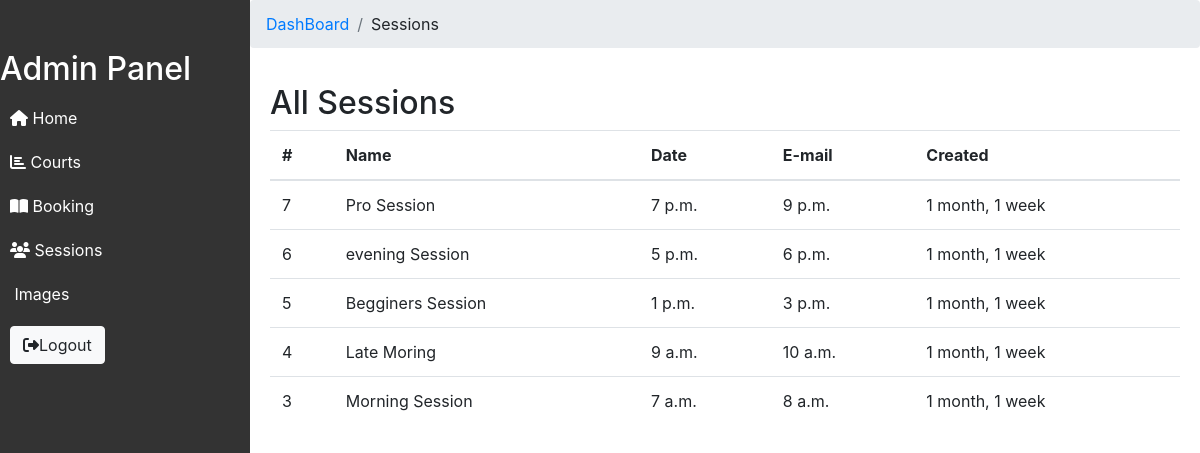
/dashboard/sessions (signed in), run on the app's committed database.
### App/models.py (models this page shows, shortened)
class Sessions(models.Model):
    name = models.CharField(max_length=50, unique=True)
    startTime = models.TimeField()
    endTime = models.TimeField()
    created_at = models.DateTimeField(auto_now_add=True)
    updated_at = models.DateTimeField(auto_now=True)
    class Meta:
        ordering = ['-created_at']

### App/views.py (the view)
# urls.py: path('dashboard/sessions', views.sessions, name="admin-sessions"),
@login_required
def sessions(request):
   sessions = Sessions.objects.all()
   context = {'sessions': sessions}
   return render(request, 'admin/admin-sessions.html', context)

### App/templates/App/admin/admin-sessions.html (shortened to what this page needs)
{% include 'includes/admin-header.html' %}
{% include 'includes/admin-nav.html' %}
<div class="content" style="padding: 0px;">
    <nav aria-label="breadcrumb">
        <ol class="breadcrumb">
            <li class="breadcrumb-item"><a href="{% url 'dashboard' %}">DashBoard</a></li>
            <li class="breadcrumb-item">Sessions</li>
        </ol>
    </nav>
    <div style="padding: 20px;">
        <h2>All Sessions</h2>
        <table class="table table-hover" id="myTable">
            <thead>
                <tr>
                    <th>#</th>
                    <th>Name</th>
                    <th>Date</th>
                    <th>E-mail</th>
                    <th>Created</th>
                </tr>
            </thead>
            <tbody>
                {% for session in sessions %}
            <tr>
                <td>{{session.id}}</td>
                <td>{{session.name}}</td>
                <td>{{session.startTime}}</td>
                <td>{{session.endTime}}</td>
                <td>{{session.created_at | timesince}}</td>
            </tr>
            {% endfor%}
            </tbody>
        </table>
    </div>
</div>
{% include 'includes/admin-footer.html' %}

### App/templates/App/includes/admin-header.html (style rules this page uses)
.content { margin-left: 250px; padding: 20px; }

### data on the page
Sessions: id "7", name "Pro Session", startTime "7 p.m.", endTime "9 p.m.", created_at "1 month, 1 week"
Sessions: id "6", name "evening Session", startTime "5 p.m.", endTime "6 p.m.", created_at "1 month, 1 week"
Sessions: id "5", name "Begginers Session", startTime "1 p.m.", endTime "3 p.m.", created_at "1 month, 1 week"
Sessions: id "4", name "Late Moring", startTime "9 a.m.", endTime "10 a.m.", created_at "1 month, 1 week"
Sessions: id "3", name "Morning Session", startTime "7 a.m.", endTime "8 a.m.", created_at "1 month, 1 week"
